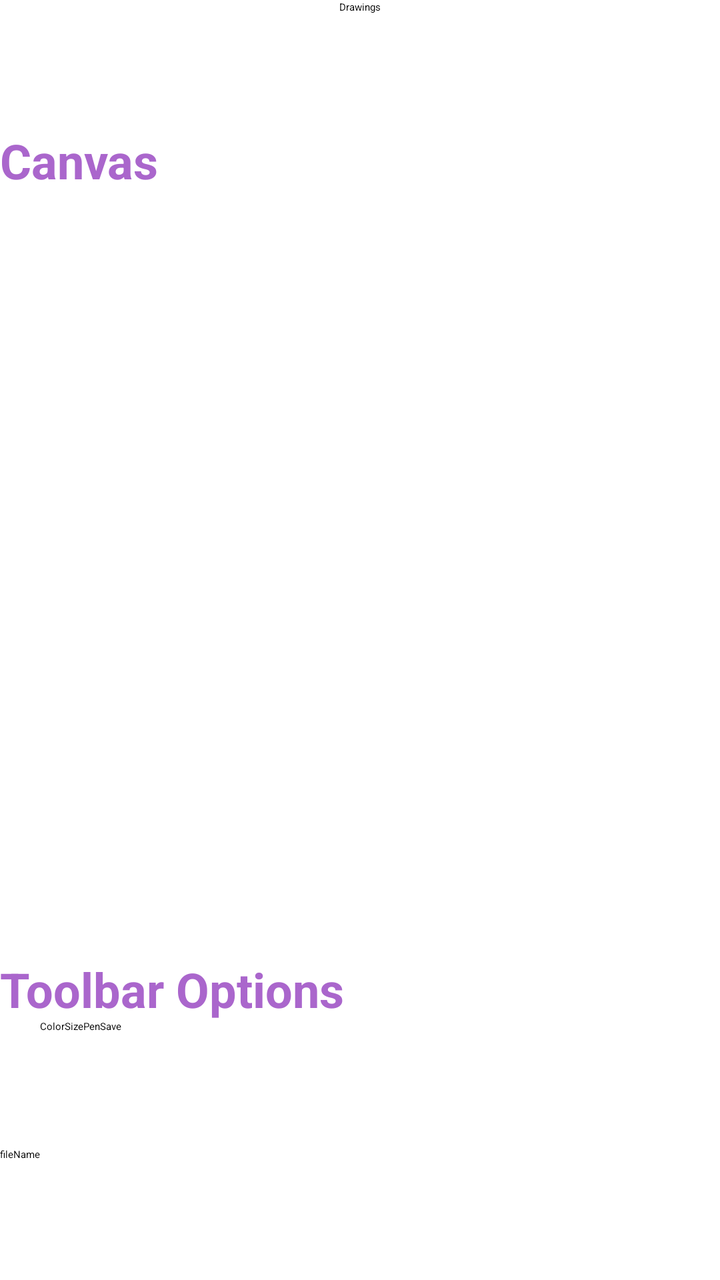
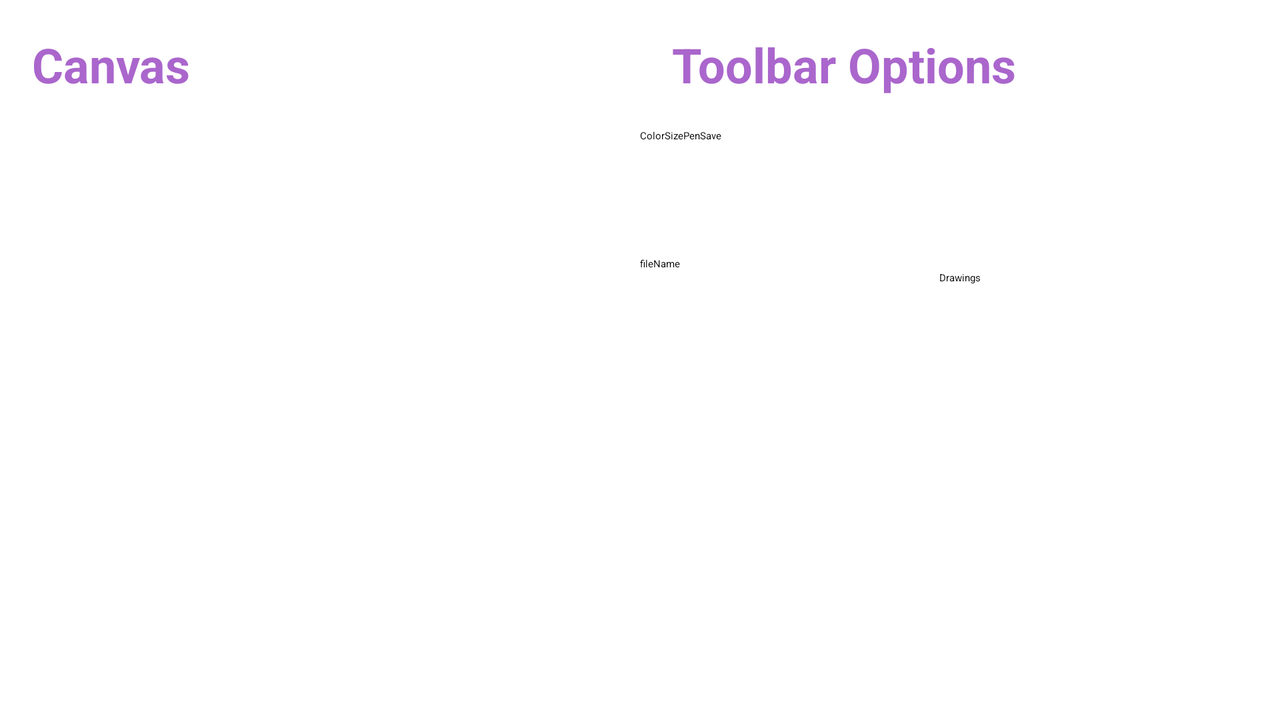

One screen, two layout resources from the same app: the default and the repository's alternative for another configuration. Each is rendered where Android would select it; the XML of both is given below.
<!-- AndroidManifest.xml: activity theme Theme.App.SplashScreen -->
<!-- res/layout/activity_main.xml -->
<?xml version="1.0" encoding="utf-8"?>
<LinearLayout xmlns:android="http://schemas.android.com/apk/res/android"
    xmlns:app="http://schemas.android.com/apk/res-auto"
    xmlns:tools="http://schemas.android.com/tools"
    android:layout_width="match_parent"
    android:layout_height="match_parent"
    android:orientation="vertical"
    tools:context=".MainActivity">




    <Button
        android:id="@+id/canvasListButton"
        android:layout_width="wrap_content"
        android:layout_height="64dp"
        android:layout_gravity="center|bottom"
        android:text="Drawings" />

    <androidx.fragment.app.FragmentContainerView
        android:id="@+id/listOfCanvasesComposableFragmentView"
        android:layout_width="match_parent"
        android:layout_height="wrap_content" />

    <TextView
        android:layout_width="match_parent"
        android:layout_height="wrap_content"
        android:text="Canvas"
        android:textColor="@android:color/holo_purple"
        android:textSize="24sp"
        android:textStyle="bold" />


    <androidx.fragment.app.FragmentContainerView
        android:id="@+id/canvasFragmentView"
        android:layout_width="match_parent"
        android:layout_height="382dp" />

    <TextView
        android:layout_width="match_parent"
        android:layout_height="wrap_content"
        android:padding="0dp"
        android:text="Toolbar Options"
        android:textColor="@android:color/holo_purple"
        android:textSize="24sp"
        android:textStyle="bold" />



    <androidx.fragment.app.FragmentContainerView
        android:id="@+id/expandedToolbarFragmentView"
        android:layout_width="match_parent"
        android:layout_height="wrap_content" />

    <LinearLayout
        android:layout_width="386dp"
        android:layout_height="63dp"
        android:orientation="horizontal"
        android:paddingLeft="20dp">


        <Button
            android:id="@+id/colorButton"
            android:layout_width="wrap_content"
            android:layout_height="64dp"
            android:layout_gravity="center|bottom"
            android:text="Color" />

        <Button
            android:id="@+id/sizeButton"
            android:layout_width="wrap_content"
            android:layout_height="64dp"
            android:layout_gravity="center|bottom"
            android:text="Size" />

        <Button
            android:id="@+id/toolButton"
            android:layout_width="wrap_content"
            android:layout_height="64dp"
            android:layout_gravity="center|bottom"
            android:text="Pen" />

        <Button
            android:id="@+id/saveButton"
            android:layout_width="wrap_content"
            android:layout_height="64dp"
            android:layout_gravity="center|bottom"
            android:text="Save" />


    </LinearLayout>

    <EditText
        android:id="@+id/fileName"
        android:layout_width="match_parent"
        android:layout_height="wrap_content"
        android:inputType="text"
        android:text="fileName" />








</LinearLayout>
<!-- resources referenced by this layout -->
<resources>
  <style name="Theme.App.SplashScreen" parent="Theme.SplashScreen">
          <item name="windowSplashScreenBackground">#FFFFFF</item>
          <item name="windowSplashScreenAnimatedIcon">@drawable/baseline_emoji_emotions_24</item>
          <item name="windowSplashScreenAnimationDuration">1000</item>
          <item name="postSplashScreenTheme">@style/Base.Theme.DrawingApp</item>
  
      </style>
  <!-- drawable baseline_emoji_emotions_24 (drawable) -->
  <vector android:height="100dp" android:tint="#D900FF"
      android:viewportHeight="24" android:viewportWidth="24"
      android:width="200dp" xmlns:android="http://schemas.android.com/apk/res/android">
      <path android:fillColor="@android:color/white" android:pathData="M11.99,2C6.47,2 2,6.48 2,12c0,5.52 4.47,10 9.99,10C17.52,22 22,17.52 22,12C22,6.48 17.52,2 11.99,2zM8.5,8C9.33,8 10,8.67 10,9.5S9.33,11 8.5,11S7,10.33 7,9.5S7.67,8 8.5,8zM12,18c-2.28,0 -4.22,-1.66 -5,-4h10C16.22,16.34 14.28,18 12,18zM15.5,11c-0.83,0 -1.5,-0.67 -1.5,-1.5S14.67,8 15.5,8S17,8.67 17,9.5S16.33,11 15.5,11z"/>
  </vector>
  <style name="Base.Theme.DrawingApp" parent="Theme.Material3.DayNight.NoActionBar">
          
          
      </style>
</resources>
<!-- res/layout-land/activity_main.xml (the repository's variant of the layout above) -->
<!-- drawn on the phone turned sideways -->
<LinearLayout
    xmlns:android="http://schemas.android.com/apk/res/android"
    xmlns:tools="http://schemas.android.com/tools"
    android:layout_width="match_parent"
    android:layout_height="match_parent"
    android:orientation="horizontal"
    tools:context=".MainActivity"
    android:baselineAligned="false" >

    
    <LinearLayout
        android:layout_width="0dp"
        android:layout_height="match_parent"
        android:layout_weight="1"
        android:orientation="vertical">

        <TextView
            android:layout_width="match_parent"
            android:layout_height="wrap_content"
            android:padding="16dp"
            android:text="Canvas"
            android:textColor="@android:color/holo_purple"
            android:textSize="24sp"
            android:textStyle="bold" />

        <androidx.fragment.app.FragmentContainerView
            android:id="@+id/canvasFragmentView"
            android:layout_width="match_parent"
            android:layout_height="0dp"
            android:layout_weight="1" />

    </LinearLayout>

    
    <LinearLayout
        android:layout_width="0dp"
        android:layout_height="match_parent"
        android:layout_weight="1"
        android:orientation="vertical"
        android:baselineAligned="false">

        <TextView
            android:layout_width="match_parent"
            android:layout_height="wrap_content"
            android:padding="16dp"
            android:text="Toolbar Options"
            android:textColor="@android:color/holo_purple"
            android:textSize="24sp"
            android:textStyle="bold" />

        <androidx.fragment.app.FragmentContainerView
            android:id="@+id/expandedToolbarFragmentView"
            android:layout_width="match_parent"
            android:layout_height="wrap_content" />

        <LinearLayout
            android:layout_width="match_parent"
            android:layout_height="wrap_content"
            android:orientation="horizontal">

            <Button
                android:id="@+id/landscapeColorButton"
                android:layout_width="wrap_content"
                android:layout_height="64dp"
                android:layout_gravity="center|bottom"
                android:text="Color" />
            <Button
                android:id="@+id/sizeButton"
                android:layout_width="wrap_content"
                android:layout_height="64dp"
                android:layout_gravity="center|bottom"
                android:text="Size" />
            <Button
                android:id="@+id/toolButton"
                android:layout_width="wrap_content"
                android:layout_height="64dp"
                android:layout_gravity="center|bottom"
                android:text="Pen" />
            <Button
                android:id="@+id/saveButton"
                android:layout_width="wrap_content"
                android:layout_height="64dp"
                android:layout_gravity="center|bottom"
                android:text="Save" />


        </LinearLayout>

        <EditText
            android:id="@+id/fileName"
            android:layout_width="match_parent"
            android:layout_height="wrap_content"
            android:inputType="text"
            android:text="fileName" />
        <Button
            android:id="@+id/canvasListButton"
            android:layout_width="wrap_content"
            android:layout_height="64dp"
            android:layout_gravity="center|bottom"
            android:text="Drawings" />

        <androidx.fragment.app.FragmentContainerView
            android:id="@+id/listOfCanvasesComposableFragmentView"
            android:layout_width="match_parent"
            android:layout_height="101dp" />
    </LinearLayout>

</LinearLayout>
